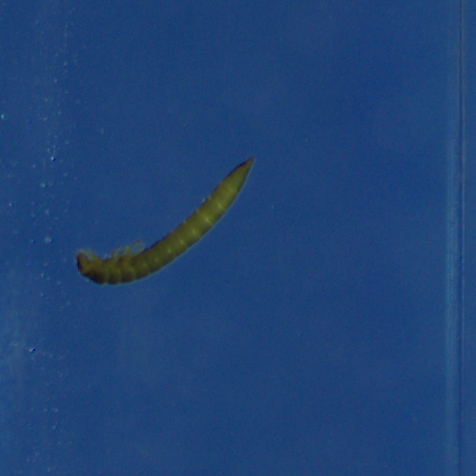
#> input picture 4/actual/assets/1_Limniu 2021_1_2021_06_02-13-08-37-958.PNG, 476 x 476 px
$ python enhance.py
#> lines starting #> are read from the running program, lines starting #| are printed output that depends on the picture
#!/usr/bin/env python3
from PIL import Image, ImageEnhance
import time

image = Image.open('../assets/1_Limniu 2021_1_2021_06_02-13-08-37-958.PNG')
#> image is the input picture: PIL image 476x476 RGB; mean R, G, B 31.9, 67, 116.8

vibrance_enhancer = ImageEnhance.Color(image)
contrast_enhancer = ImageEnhance.Contrast(image)
brightness_enhancer = ImageEnhance.Brightness(image)
sharpness_enhancer = ImageEnhance.Sharpness(image)

enhanced_image = vibrance_enhancer.enhance(1.5)
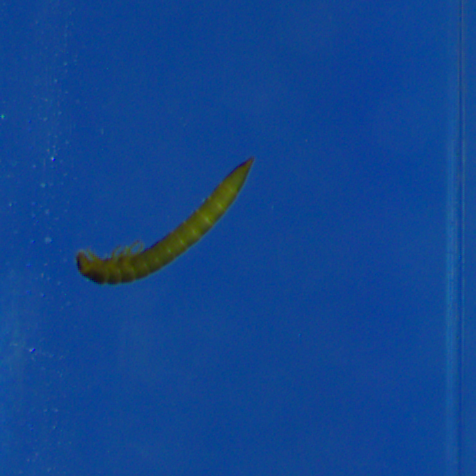
#> enhanced_image: PIL image 476x476 RGB; mean R, G, B 16.6, 69.2, 143.8

image.show()
enhanced_image.show()
enhanced_image.save('enhanced_limniu.png', 'png')

$ run again, with 4/actual/assets/1_Gammar 2021_1_2021_06_03-13-19-23-879.PNG copied over 4/actual/assets/1_Limniu 2021_1_2021_06_02-13-08-37-958.PNG
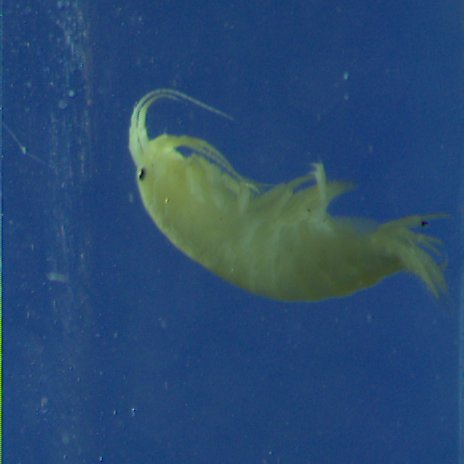
#> input picture 4/actual/assets/1_Gammar 2021_1_2021_06_03-13-19-23-879.PNG, 464 x 464 px
#> image is the input picture: PIL image 464x464 RGB; mean R, G, B 40.7, 74.5, 113.3
#> `enhanced_image = vibrance_enhancer.enhance(1.5)`:
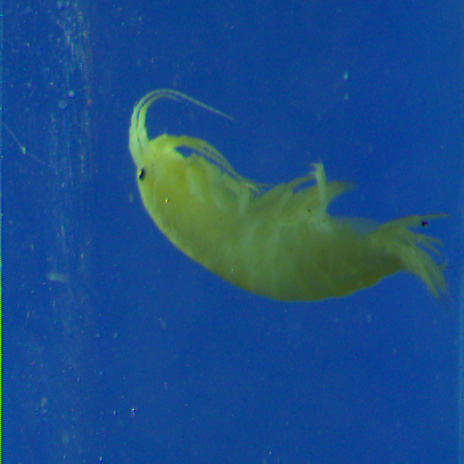
#> enhanced_image: PIL image 464x464 RGB; mean R, G, B 26.4, 77.1, 135.3

$ run again, with 4/actual/assets/2_Sphaer 2021_1_2021_06_03-11-22-54-852.PNG copied over 4/actual/assets/1_Limniu 2021_1_2021_06_02-13-08-37-958.PNG
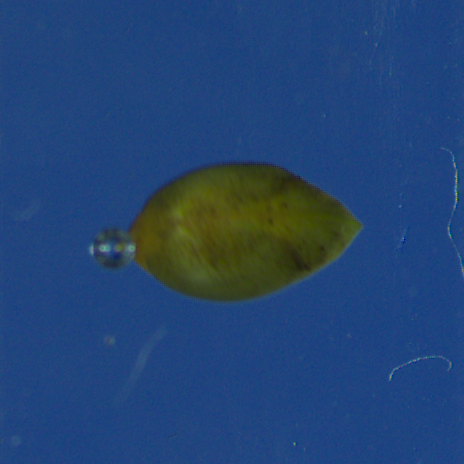
#> input picture 4/actual/assets/2_Sphaer 2021_1_2021_06_03-11-22-54-852.PNG, 464 x 464 px
#> image is the input picture: PIL image 464x464 RGB; mean R, G, B 35.3, 68.5, 114.6
#> `enhanced_image = vibrance_enhancer.enhance(1.5)`:
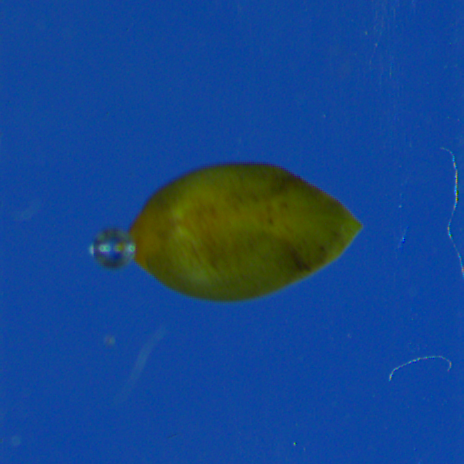
#> enhanced_image: PIL image 464x464 RGB; mean R, G, B 20.9, 70.5, 140.3
